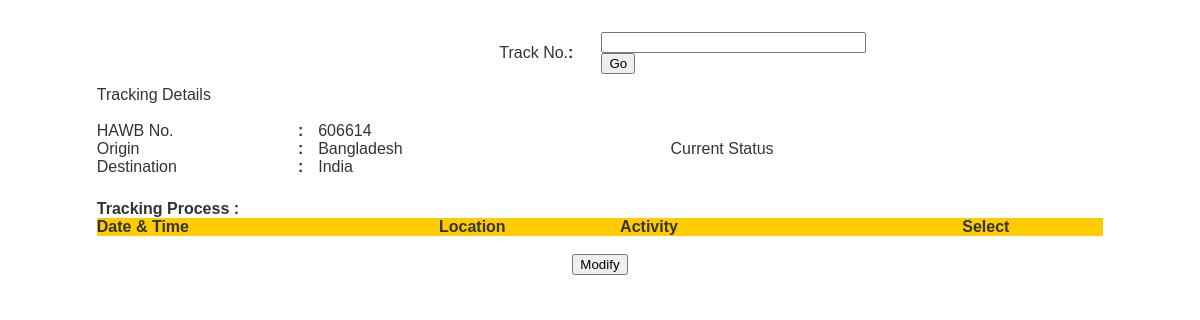
Page /modifytrack.php?track_no=606614 on the committed database.
### tables this page shows
CREATE TABLE `shipment` (
  `serial` int(10) NOT NULL,
  `HAWB` varchar(255) DEFAULT NULL,
  `origin` varchar(255) DEFAULT NULL,
  `destination` varchar(255) DEFAULT NULL,
  `media` varchar(255) DEFAULT NULL,
  `AWB` varchar(255) DEFAULT NULL,
  `pdate` varchar(255) DEFAULT NULL,
  `shipper` varchar(20) NOT NULL,
  `receiver` varchar(20) NOT NULL,
  `product` int(11) NOT NULL,
  `status` varchar(255) DEFAULT NULL,
  `smobile` varchar(50) DEFAULT NULL,
  `semail` varchar(150) DEFAULT NULL,
  `saddress` varchar(500) DEFAULT NULL,
  `rmobile` varchar(50) DEFAULT NULL,
  `remail` varchar(150) DEFAULT NULL,
  `raddress` varchar(500) DEFAULT NULL,
  `edate` date NOT NULL,
  `refname` varchar(200) NOT NULL,
  `agentname` varchar(200) NOT NULL,
  `cLocation` varchar(100) NOT NULL,
  `pcs` varchar(20) NOT NULL,
  `weight` varchar(20) NOT NULL,
  `pdescription` varchar(255) NOT NULL
);

### modifytrack.php (the view, shortened to what this page needs)
<?php
	$hawb_no = isset($_REQUEST['track_no']) ? $_REQUEST['track_no'] : '';
?>
<html>
	<link href="css/style.css" rel="stylesheet" type="text/css">
	<link href="generalrules.css" rel="stylesheet" type="text/css" />
	<head></head>
<body>
<div align="center"><br>
  <br>
</div>
<table width="45%" border="0" align="center" cellpadding="0" cellspacing="0">
  <tr>
    <td height="27" class="p01quote" align="right">Track No.</td>
    <td ><strong>:&nbsp;</strong></td>
    <td width="240"><form name="form1" method="post" action="">
        <input type="text" name="track_no" size="30">
        <input type="submit" name="Submit" value="Go">
      </form></td>
  </tr>
</table>
<br>
<?php
	$sql="select * from shipment where HAWB='$hawb_no'";
	$rs_result=mysql_query($sql) or die(mysql_error());
	while ($row = mysql_fetch_assoc($rs_result))
	{
?>
<table width="85%" border="0" align="center" cellpadding="0" cellspacing="0">
  <tr>
    <td colspan="4" class="p07">Tracking Details</td>
  </tr>
  <tr>
  	<td colspan="4">&nbsp;</td>
  </tr>
  <tr>
    <td width="20%">HAWB No.</td>
    <td width="2%"><strong>:</strong></td>
    <td colspan="2"><?php echo $row['HAWB'];?></td>
  </tr>
  <tr>
    <td>Origin</td>
    <td><strong>:</strong></td>
    <td width="35%"><?php echo $row['origin'];?></td>
    <td width="43%">Current Status</td>
  </tr>
  <tr>
    <td>Destination</td>
    <td><strong>:</strong></td>
    <td><?php echo $row['destination'];?></td>
    <td>
	?></td>
  </tr>
</table>
<br>
<br>
<div align="center">
     <form name="form2" method="post" action="updatetrack.php">
    <table width="85%" border="0" cellpadding="0" cellspacing="0" bordercolor="#FCFCFC">
      <tr align="left" bgcolor="#FFFFFF">
        <th colspan="4">Tracking Process :</th>
      </tr>
      <tr align="left" bgcolor="#FFCC00">
        <th width="34%">Date &amp; Time</th>
        <th width="18%">Location</th>
        <th width="34%">Activity</th>
        <th width="14%">Select</th>
      </tr>
	<tr>
		<td colspan="4">&nbsp;</td>
	</tr>
      <tr>
        <td colspan="4"> <div align="center">
            <input type="submit" name="Submit2" value="Modify">
          </div></td>
      </tr>
    </table>
    <?php } ?>
 </form>
</body>
</html>

### generalrules.css (style rules this page uses)
BODY { FONT-SIZE: 11px; COLOR: #333333; FONT-FAMILY: Arial, Verdana, Helvetica, Geneva, sans-serif; TEXT-ALIGN: center }
FORM { MARGIN: 0px }

### rows in the picture
shipment: HAWB "606614", origin "Bangladesh", destination "India"
